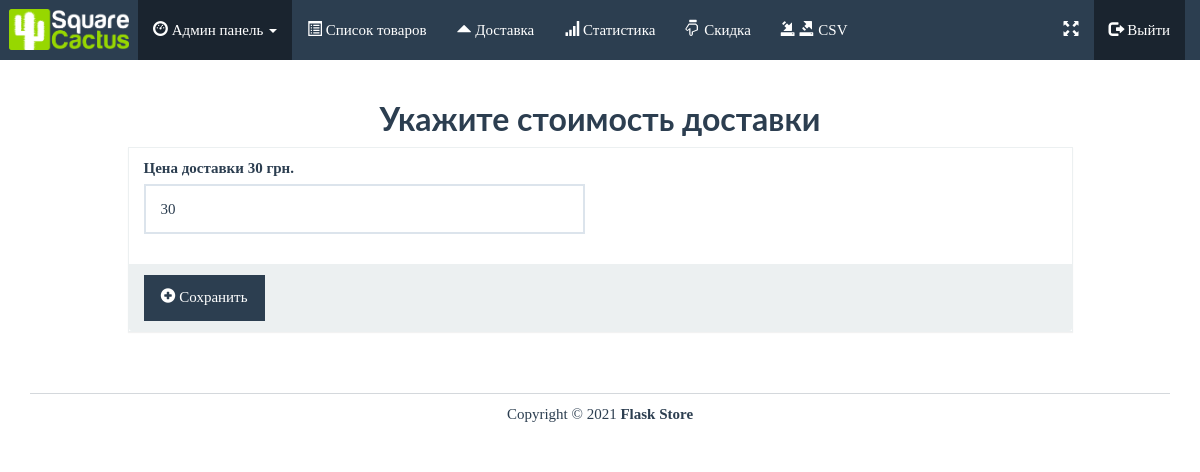
The page /admin/edit_shipping (signed in) on the database as committed earlier.
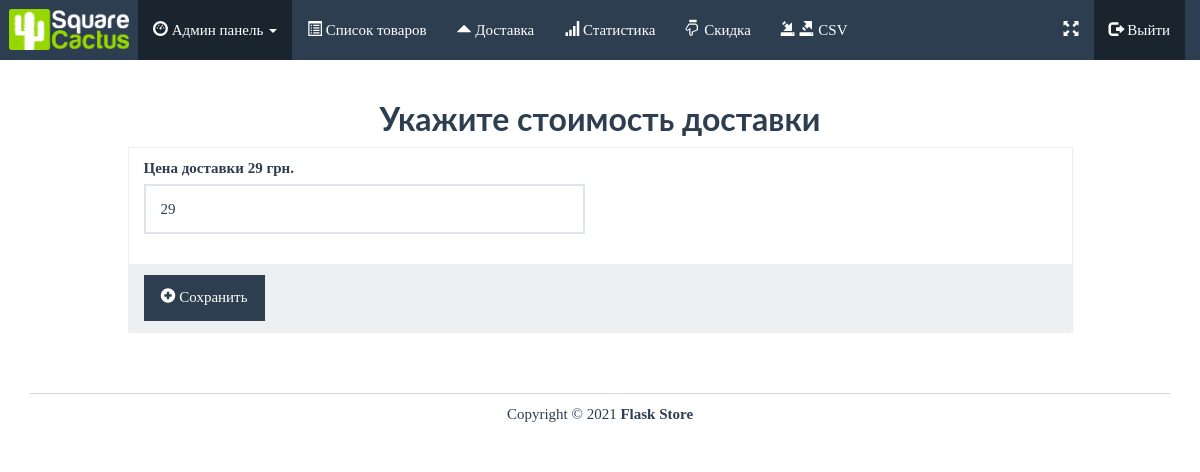
The same page on the database as committed later.
### app.py (models this page shows)
class Shipping(db.Model):
    id = db.Column(db.Integer, primary_key=True)
    price = db.Column(db.Integer)

### app.py (the view)
@app.route('/admin/edit_shipping', methods=['GET', 'POST'])
@login_required
def edit_shipping():
    shipping = Shipping.query.first()
    if request.method == 'POST':
        shipping.price = request.form['price']
        db.session.commit()
        return redirect(request.referrer)
    return render_template('admin/edit_shipping.html', admin=True, shipping=shipping)

### templates/admin/edit_shipping.html (shortened to what this page needs)
{% extends "base.html" %}
{% block body %}
<div class="row pad">
	<div class="col-lg-12">
		<h2 class="bold text-center">Укажите стоимость доставки</h2>
	</div>
</div>
<div class="row">
	<div class="col-lg-10 col-lg-offset-1">
		<div class="panel panel-default">
            <form method="post" action="{{ url_for('edit_shipping', id=shipping.id)}}">
                <div class="panel-body">
					<div class="row">
						<div class="col-lg-6">
							<div class="form-group">
								<label>Цена доставки {{ shipping.price }} грн.</label>
                                <input type="number" class="form-control" name="price" value="{{ shipping.price }}">
							</div>
						</div>
					</div>
				</div>
				<div class="panel-footer">
					<button type="submit" class="btn btn-primary">
						<i class="glyphicon glyphicon-plus-sign"></i> Сохранить
					</button>
				</div>
            </form>
		</div>
	</div>
</div>
{% endblock %}

Rows that differ between the two databases and show on the page:
changed Shipping: price "30" → "29"
